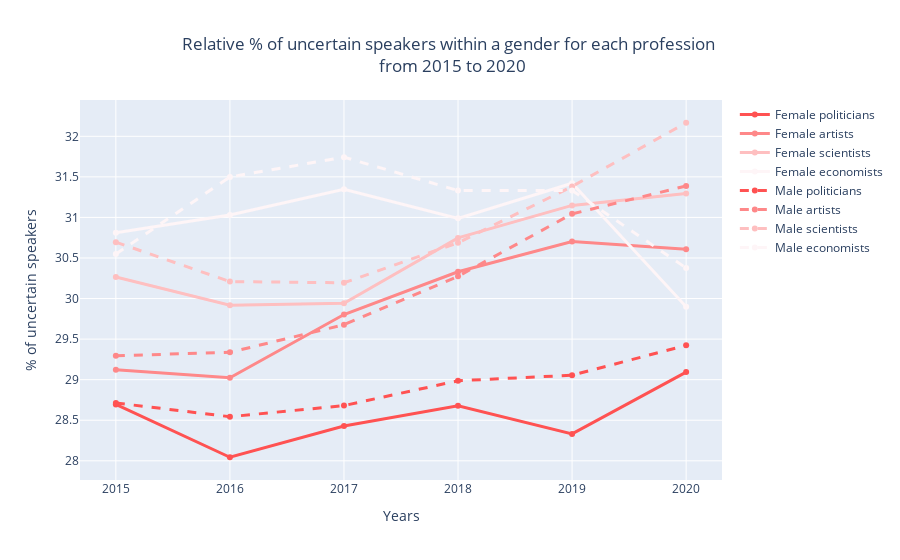

Here is the notebook cell this chart was saved with:
### Code cell
# Females
trace_fem_pol = go.Scatter(x = df.index, y = df['female_politicians'], name = "Female politicians", 
                   marker_color = colors[3], line = dict(width = 3))
trace_fem_art = go.Scatter(x = df.index, y = df['female_artists'], name = "Female artists", 
                   marker_color = colors[5], line = dict(width = 3))
trace_fem_sci = go.Scatter(x = df.index, y = df['female_scientists'], name = "Female scientists", 
                   marker_color = colors[7], line = dict(width = 3))
trace_fem_eco = go.Scatter(x = df.index, y = df['female_economists'], name = "Female economists", 
                   marker_color = colors[9], line = dict(width = 3))

# Males
trace_mal_pol = go.Scatter(x = df.index, y = df['male_politicians'], name = "Male politicians", 
                   marker_color = colors[3], line = dict(dash='dash', width = 3))
trace_mal_art = go.Scatter(x = df.index, y = df['male_artists'], name = "Male artists", 
                   marker_color = colors[5], line = dict(dash='dash', width = 3))
trace_mal_sci = go.Scatter(x = df.index, y = df['male_scientists'], name = "Male scientists", 
                   marker_color = colors[7], line = dict(dash='dash', width = 3))
trace_mal_eco = go.Scatter(x = df.index, y = df['male_economists'], name = "Male economists", 
                   marker_color = colors[9], line = dict(dash='dash', width = 3))

my_layout = {
    'title': 'Relative % of uncertain speakers within a gender for each profession <br> from 2015 to 2020',
    'xaxis': {'title': 'Years'},
    'yaxis': {'title': '% of uncertain speakers'},
    }

fig = go.Figure()
fig.add_trace(trace_fem_pol)
fig.add_trace(trace_fem_art)
fig.add_trace(trace_fem_sci)
fig.add_trace(trace_fem_eco)
fig.add_trace(trace_mal_pol)
fig.add_trace(trace_mal_art)
fig.add_trace(trace_mal_sci)
fig.add_trace(trace_mal_eco)                        
fig.update_layout(my_layout, title_x=0.5)

fig.show()

### Figure 1 — Plotly figure (JSON) as saved in the notebook; plotly's stock layout.template omitted (floating-point values rounded to 4 significant figures)
{"data": [{"line": {"width": 3}, "marker": {"color": "#FF5252"}, "name": "Female politicians", "type": "scatter", "x": ["2015", "2016", "2017", "2018", "2019", "2020"], "y": [28.69, 28.04, 28.43, 28.68, 28.33, 29.09]}, {"line": {"width": 3}, "marker": {"color": "#FE8889"}, "name": "Female artists", "type": "scatter", "x": ["2015", "2016", "2017", "2018", "2019", "2020"], "y": [29.12, 29.02, 29.8, 30.33, 30.7, 30.61]}, {"line": {"width": 3}, "marker": {"color": "#FEBFC0"}, "name": "Female scientists", "type": "scatter", "x": ["2015", "2016", "2017", "2018", "2019", "2020"], "y": [30.27, 29.92, 29.94, 30.75, 31.15, 31.3]}, {"line": {"width": 3}, "marker": {"color": "#FEF5F7"}, "name": "Female economists", "type": "scatter", "x": ["2015", "2016", "2017", "2018", "2019", "2020"], "y": [30.81, 31.03, 31.35, 30.99, 31.42, 29.9]}, {"line": {"dash": "dash", "width": 3}, "marker": {"color": "#FF5252"}, "name": "Male politicians", "type": "scatter", "x": ["2015", "2016", "2017", "2018", "2019", "2020"], "y": [28.71, 28.54, 28.68, 28.99, 29.05, 29.42]}, {"line": {"dash": "dash", "width": 3}, "marker": {"color": "#FE8889"}, "name": "Male artists", "type": "scatter", "x": ["2015", "2016", "2017", "2018", "2019", "2020"], "y": [29.3, 29.34, 29.68, 30.27, 31.04, 31.39]}, {"line": {"dash": "dash", "width": 3}, "marker": {"color": "#FEBFC0"}, "name": "Male scientists", "type": "scatter", "x": ["2015", "2016", "2017", "2018", "2019", "2020"], "y": [30.7, 30.21, 30.19, 30.69, 31.38, 32.17]}, {"line": {"dash": "dash", "width": 3}, "marker": {"color": "#FEF5F7"}, "name": "Male economists", "type": "scatter", "x": ["2015", "2016", "2017", "2018", "2019", "2020"], "y": [30.55, 31.5, 31.74, 31.33, 31.33, 30.38]}], "layout": {"title": {"text": "Relative % of uncertain speakers within a gender for each profession <br> from 2015 to 2020", "x": 0.5}, "xaxis": {"title": {"text": "Years"}}, "yaxis": {"title": {"text": "% of uncertain speakers"}}}}
